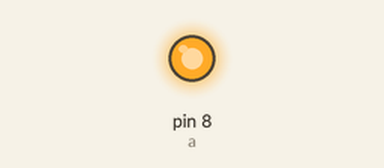
Recording of a sketch running on a simulated Arduino Uno, built with avr-gcc and run on an emulated ATmega328P. On the bench: output pins drawn as LEDs (lit = HIGH).

Above: at 0.7 s.
At 5.2 s:
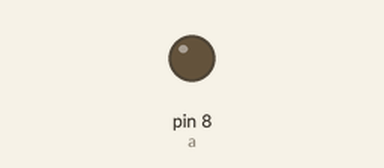
Timing chart, 0 to 6.9 s (numbered marks = the images above):
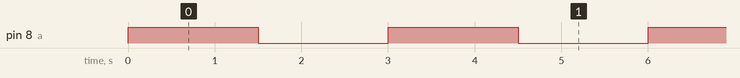

Measured:
- by itself, pin 8 (a): alternates HIGH for 1.5 s and LOW for 1.5 s

The sketch:

delay.ino
```cpp
int a=8;

void setup()
{
  pinMode(a,OUTPUT);


}

void loop()
{
  digitalWrite(a,HIGH);
  delay(1500);
  digitalWrite(a,LOW);
  delay(1500);

}
```
